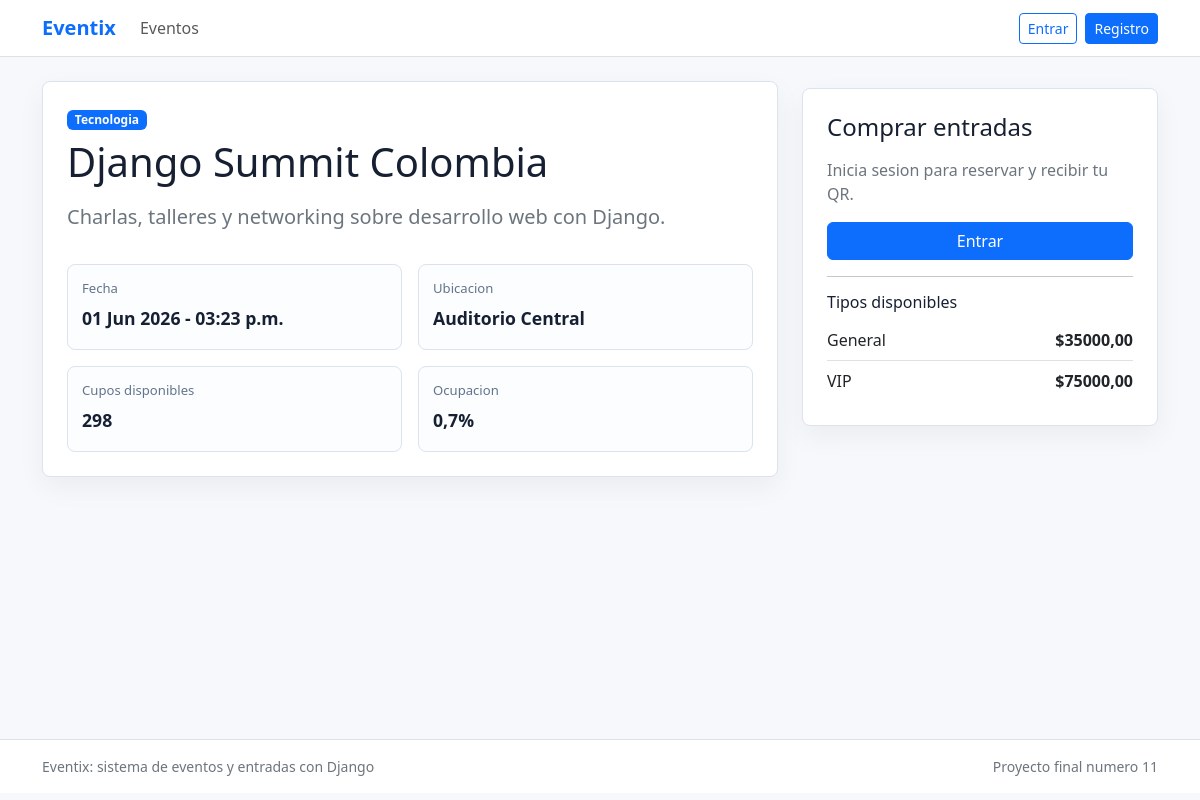
/eventos/1/, run on the app's committed database.
### eventos/models.py (models this page shows, shortened)
class Evento(models.Model):
    BORRADOR = 'borrador'
    PUBLICADO = 'publicado'
    FINALIZADO = 'finalizado'
    CANCELADO = 'cancelado'
    ESTADOS = [
        (BORRADOR, 'Borrador'),
        (PUBLICADO, 'Publicado'),
        (FINALIZADO, 'Finalizado'),
        (CANCELADO, 'Cancelado'),
    ]
    titulo = models.CharField(max_length=140)
    descripcion = models.TextField()
    categoria = models.ForeignKey(Categoria, on_delete=models.PROTECT, related_name='eventos')
    ubicacion = models.ForeignKey(Ubicacion, on_delete=models.PROTECT, related_name='eventos')
    organizador = models.ForeignKey(User, on_delete=models.PROTECT, related_name='eventos_creados')
    fecha_inicio = models.DateTimeField()
    fecha_fin = models.DateTimeField()
    capacidad = models.PositiveIntegerField()
    estado = models.CharField(max_length=20, choices=ESTADOS, default=PUBLICADO)
    imagen_url = models.URLField('URL de imagen', blank=True)
    creado = models.DateTimeField(auto_now_add=True)
    actualizado = models.DateTimeField(auto_now=True)
    class Meta:
        ordering = ['fecha_inicio']
        verbose_name = 'evento'
        verbose_name_plural = 'eventos'
    @property
    def entradas_vendidas(self):
        return self.entradas.filter(estado__in=[Entrada.ACTIVA, Entrada.USADA]).count()
    @property
    def cupos_disponibles(self):
        return max(self.capacidad - self.entradas_vendidas, 0)
    @property
    def porcentaje_ocupacion(self):
        if not self.capacidad:
            return 0
        return round((self.entradas_vendidas / self.capacidad) * 100, 1)

class Categoria(models.Model):
    nombre = models.CharField(max_length=80, unique=True)
    descripcion = models.TextField(blank=True)
    class Meta:
        ordering = ['nombre']
        verbose_name = 'categoria'
        verbose_name_plural = 'categorias'

class Ubicacion(models.Model):
    nombre = models.CharField(max_length=120)
    direccion = models.CharField(max_length=180)
    ciudad = models.CharField(max_length=80, default='Bogota')
    capacidad = models.PositiveIntegerField()
    class Meta:
        ordering = ['ciudad', 'nombre']
        verbose_name = 'ubicacion'
        verbose_name_plural = 'ubicaciones'

class TipoEntrada(models.Model):
    evento = models.ForeignKey(Evento, on_delete=models.CASCADE, related_name='tipos_entrada')
    nombre = models.CharField(max_length=80)
    precio = models.DecimalField(max_digits=10, decimal_places=2, default=0)
    cupo = models.PositiveIntegerField()
    activo = models.BooleanField(default=True)
    class Meta:
        ordering = ['evento', 'precio']
        unique_together = ['evento', 'nombre']
        verbose_name = 'tipo de entrada'
        verbose_name_plural = 'tipos de entrada'

### eventos/views.py (the view)
# urls.py: path('eventos/<int:pk>/', views.detalle_evento, name='detalle_evento'),
def detalle_evento(request, pk):
    evento = get_object_or_404(
        Evento.objects.select_related('categoria', 'ubicacion', 'organizador'),
        pk=pk,
    )
    form = CompraEntradaForm(evento=evento)
    return render(request, 'eventos/evento_detalle.html', {'evento': evento, 'form': form})

### eventos/context_processors.py (called while the page is built)
def roles(request):
    user = request.user
    es_organizador = False
    if user.is_authenticated:
        es_organizador = user.is_staff or user.groups.filter(name='Organizador').exists()
    return {'es_organizador': es_organizador}

### eventos/templates/eventos/evento_detalle.html (shortened to what this page needs)
{% extends 'base.html' %}
{% block content %}
<div class="row g-4">
  <div class="col-lg-8">
    <article class="detail-panel">
      <div class="p-4">
        <span class="badge text-bg-primary mb-2">{{ evento.categoria.nombre }}</span>
        <h1 class="mb-3">{{ evento.titulo }}</h1>
        <p class="lead text-secondary">{{ evento.descripcion }}</p>
        <div class="row g-3 mt-2">
          <div class="col-sm-6">
            <div class="metric">
              <span>Fecha</span>
              <strong>{{ evento.fecha_inicio|date:'d M Y - h:i a' }}</strong>
            </div>
          </div>
          <div class="col-sm-6">
            <div class="metric">
              <span>Ubicacion</span>
              <strong>{{ evento.ubicacion.nombre }}</strong>
            </div>
          </div>
          <div class="col-sm-6">
            <div class="metric">
              <span>Cupos disponibles</span>
              <strong>{{ evento.cupos_disponibles }}</strong>
            </div>
          </div>
          <div class="col-sm-6">
            <div class="metric">
              <span>Ocupacion</span>
              <strong>{{ evento.porcentaje_ocupacion }}%</strong>
            </div>
          </div>
        </div>
      </div>
    </article>
  </div>
  <aside class="col-lg-4">
    <div class="side-panel">
      <h2 class="h4 mb-3">Comprar entradas</h2>
      {% if user.is_authenticated %}
        <form method="post" action="{% url 'comprar_entrada' evento.pk %}" class="vstack gap-3">
          {% csrf_token %}
          {{ form.as_p }}
          <button class="btn btn-primary" type="submit">
            <i class="bi bi-credit-card"></i> Crear orden
          </button>
        </form>
      {% else %}
        <p class="text-secondary">Inicia sesion para reservar y recibir tu QR.</p>
        <a class="btn btn-primary w-100" href="{% url 'login' %}">Entrar</a>
      {% endif %}
      <hr>
      <h3 class="h6">Tipos disponibles</h3>
      <ul class="list-group list-group-flush">
        {% for tipo in evento.tipos_entrada.all %}
          <li class="list-group-item px-0 d-flex justify-content-between">
            <span>{{ tipo.nombre }}</span>
            <strong>${{ tipo.precio }}</strong>
          </li>
        {% empty %}
          <li class="list-group-item px-0 text-secondary">No hay precios configurados.</li>
        {% endfor %}
      </ul>
    </div>
  </aside>
</div>
{% endblock %}

### static/css/styles.css (style rules this page uses)
:root { --ink: #172033; --muted: #64748b; --paper: #ffffff; --soft: #f6f8fb; --line: #dbe3ef; --primary: #2563eb; --teal: #0f766e; --amber: #f59e0b; }
body { background: var(--soft); color: var(--ink); }
.filter-bar, .auth-panel, .checkout-panel, .form-panel, .delete-panel, .side-panel, .detail-panel, .data-panel, .chart-panel, .ticket-main, .ticket-qr { background: var(--paper); border: 1px solid var(--line); border-radius: 8px; box-shadow: 0 10px 28px rgba(15, 23, 42, .05); }
.side-panel { padding: 24px; position: sticky; top: 88px; }
.metric { border: 1px solid var(--line); border-radius: 8px; padding: 14px; min-height: 86px; background: #fbfdff; }
.metric span, .stat span { display: block; color: var(--muted); font-size: .82rem; margin-bottom: 6px; }
.metric strong, .stat strong { display: block; font-size: 1.1rem; word-break: break-word; }

### data on the page
Evento: categoria.nombre "Tecnologia", titulo "Django Summit Colombia", descripcion "Charlas, talleres y networking sobre desarrollo web con Django.", fecha_inicio "01 Jun 2026 - 03:23 p.m.", ubicacion.nombre "Auditorio Central", cupos_disponibles "298", porcentaje_ocupacion "0,7"
TipoEntrada: nombre "General", precio "35000,00"
TipoEntrada: nombre "VIP", precio "75000,00"
